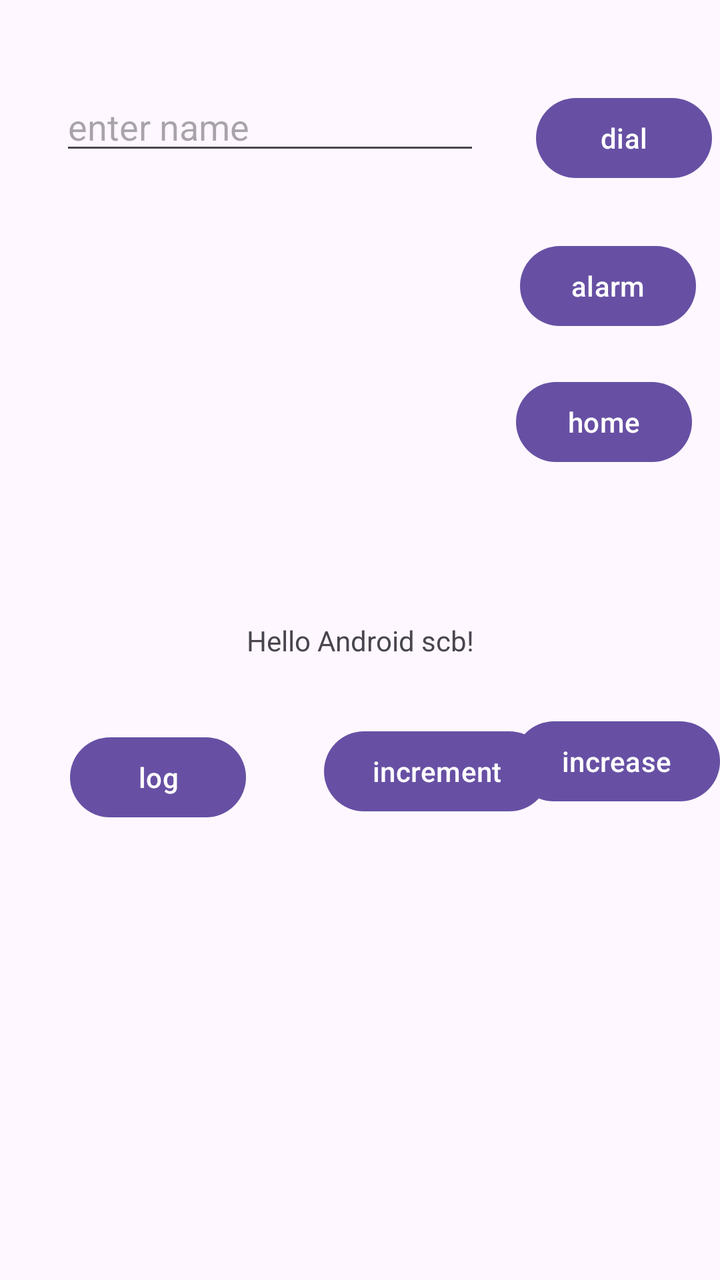
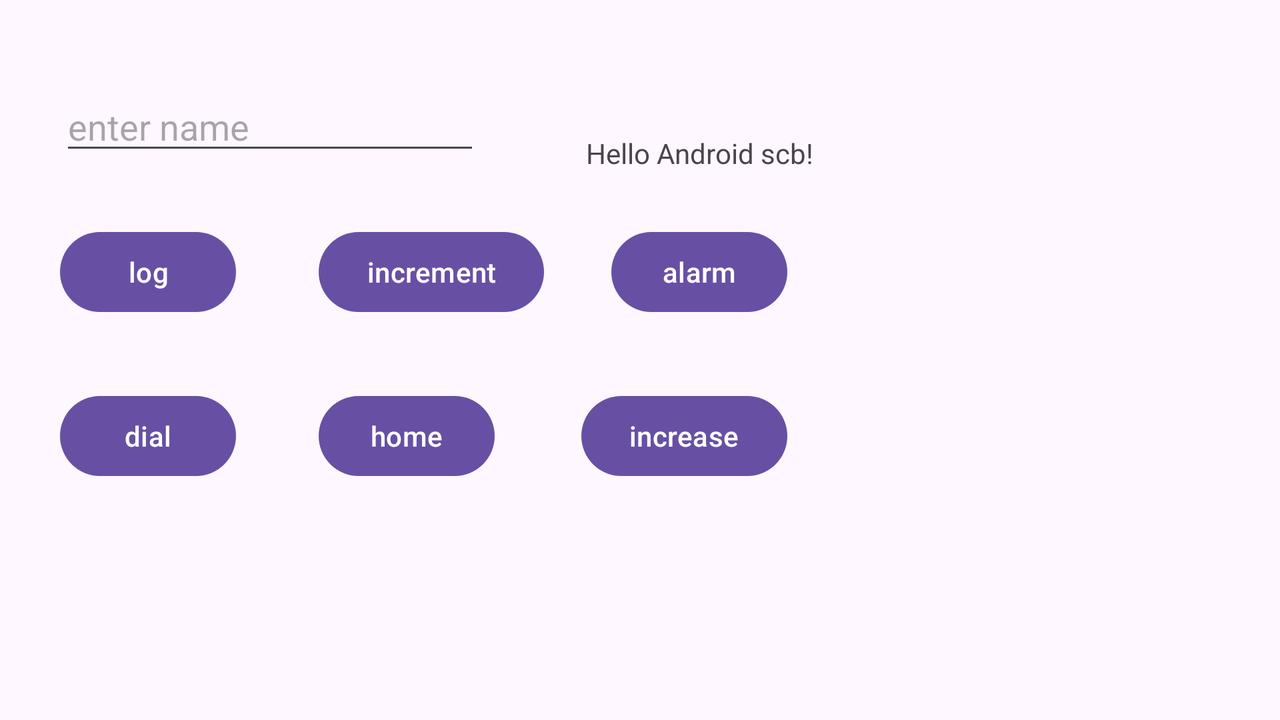

One screen, two layout resources from the same app: the default and the repository's alternative for another configuration. Each is rendered where Android would select it; the XML of both is given below.
<!-- AndroidManifest.xml: application theme Theme.Scb10 -->
<!-- res/layout/activity_main.xml -->
<?xml version="1.0" encoding="utf-8"?>
<androidx.constraintlayout.widget.ConstraintLayout xmlns:android="http://schemas.android.com/apk/res/android"
    xmlns:app="http://schemas.android.com/apk/res-auto"
    xmlns:tools="http://schemas.android.com/tools"
    android:id="@+id/constraintlayout"
    android:layout_width="match_parent"
    android:layout_height="match_parent"
    tools:context=".MainActivity">

    <TextView
        android:id="@+id/tvMain"
        android:layout_width="wrap_content"
        android:layout_height="wrap_content"
        android:text="Hello Android scb!"
        app:layout_constraintBottom_toBottomOf="parent"
        app:layout_constraintEnd_toEndOf="parent"
        app:layout_constraintStart_toStartOf="parent"
        app:layout_constraintTop_toTopOf="parent" />

    <Button
        android:id="@+id/btnInc"
        android:layout_width="wrap_content"
        android:layout_height="wrap_content"
        android:layout_marginStart="162dp"
        android:layout_marginTop="32dp"
        android:onClick="handleClick"
        android:text="increment"
        app:layout_constraintStart_toStartOf="parent"
        app:layout_constraintTop_toBottomOf="@+id/tvMain" />

    <Button
        android:id="@+id/btnLog"
        android:layout_width="wrap_content"
        android:layout_height="wrap_content"
        android:layout_marginStart="35dp"
        android:layout_marginTop="3dp"
        android:text="log"
        app:layout_constraintStart_toStartOf="parent"
        app:layout_constraintTop_toTopOf="@+id/btnInc" />

    <EditText
        android:id="@+id/etName"
        android:layout_width="wrap_content"
        android:layout_height="wrap_content"
        android:layout_marginStart="30dp"
        android:layout_marginTop="41dp"
        android:ems="10"
        android:hint="@string/name"
        android:inputType="text"
        app:layout_constraintStart_toStartOf="parent"
        app:layout_constraintTop_toTopOf="parent" />

    <Button
        android:id="@+id/btnincrease"
        android:layout_width="wrap_content"
        android:layout_height="wrap_content"
        android:layout_marginTop="403dp"
        android:layout_marginBottom="82dp"
        android:text="@string/increase"
        app:layout_constraintBottom_toTopOf="@+id/imageView"
        app:layout_constraintEnd_toEndOf="parent"
        app:layout_constraintTop_toTopOf="parent" />

    <Button
        android:id="@+id/btnDial"
        android:layout_width="wrap_content"
        android:layout_height="wrap_content"
        android:layout_marginTop="45dp"
        android:layout_marginEnd="4dp"
        android:text="dial"
        app:layout_constraintEnd_toEndOf="parent"
        app:layout_constraintTop_toTopOf="parent" />

    <Button
        android:id="@+id/btnAlarm"
        android:layout_width="wrap_content"
        android:layout_height="wrap_content"
        android:layout_marginTop="26dp"
        android:layout_marginEnd="12dp"
        android:text="@string/alarm"
        app:layout_constraintEnd_toEndOf="parent"
        app:layout_constraintTop_toBottomOf="@+id/btnDial" />

    <Button
        android:id="@+id/btnHome"
        android:layout_width="wrap_content"
        android:layout_height="wrap_content"
        android:layout_marginTop="20dp"
        android:layout_marginEnd="14dp"
        android:text="home"
        app:layout_constraintEnd_toEndOf="parent"
        app:layout_constraintTop_toBottomOf="@+id/btnAlarm" />

    <ImageView
        android:id="@+id/imageView"
        android:layout_width="200dp"
        android:layout_height="200dp"
        android:layout_marginEnd="54dp"
        app:layout_constraintBottom_toBottomOf="parent"
        app:layout_constraintEnd_toEndOf="parent"
        app:layout_constraintTop_toBottomOf="@+id/btnincrease"
        app:srcCompat="@drawable/lake" />

</androidx.constraintlayout.widget.ConstraintLayout>
<!-- resources referenced by this layout -->
<resources>
  <string name="alarm">alarm</string>
  <string name="increase">increase</string>
  <string name="name">enter name</string>
  <style name="Theme.Scb10" parent="Base.Theme.Scb10" />
  <style name="Base.Theme.Scb10" parent="Theme.Material3.DayNight.NoActionBar">
          
          
      </style>
</resources>
<!-- res/layout-land/activity_main.xml (the repository's variant of the layout above) -->
<!-- drawn on the phone turned sideways -->
<?xml version="1.0" encoding="utf-8"?>
<androidx.constraintlayout.widget.ConstraintLayout xmlns:android="http://schemas.android.com/apk/res/android"
    xmlns:app="http://schemas.android.com/apk/res-auto"
    xmlns:tools="http://schemas.android.com/tools"
    android:id="@+id/constraintlayout"
    android:layout_width="match_parent"
    android:layout_height="match_parent"
    tools:context=".MainActivity">

    <TextView
        android:id="@+id/tvMain"
        android:layout_width="wrap_content"
        android:layout_height="wrap_content"
        android:layout_marginStart="53dp"
        android:layout_marginTop="67dp"
        android:text="Hello Android scb!"
        app:layout_constraintStart_toEndOf="@+id/etName"
        app:layout_constraintTop_toTopOf="parent" />

    <Button
        android:id="@+id/btnInc"
        android:layout_width="wrap_content"
        android:layout_height="wrap_content"
        android:layout_marginEnd="21dp"
        android:onClick="handleClick"
        android:text="increment"
        app:layout_constraintBaseline_toBaselineOf="@+id/btnAlarm"
        app:layout_constraintEnd_toStartOf="@+id/tvMain" />

    <Button
        android:id="@+id/btnLog"
        android:layout_width="wrap_content"
        android:layout_height="wrap_content"
        android:layout_marginStart="30dp"
        android:text="log"
        app:layout_constraintBaseline_toBaselineOf="@+id/btnInc"
        app:layout_constraintStart_toStartOf="parent" />

    <EditText
        android:id="@+id/etName"
        android:layout_width="wrap_content"
        android:layout_height="wrap_content"
        android:layout_marginStart="30dp"
        android:layout_marginTop="41dp"
        android:ems="10"
        android:hint="@string/name"
        android:inputType="text"
        app:layout_constraintStart_toStartOf="parent"
        app:layout_constraintTop_toTopOf="parent" />

    <Button
        android:id="@+id/btnincrease"
        android:layout_width="wrap_content"
        android:layout_height="wrap_content"
        android:text="@string/increase"
        app:layout_constraintBaseline_toBaselineOf="@+id/btnHome"
        app:layout_constraintEnd_toEndOf="@+id/btnAlarm" />

    <Button
        android:id="@+id/btnDial"
        android:layout_width="wrap_content"
        android:layout_height="wrap_content"
        android:layout_marginStart="30dp"
        android:text="dial"
        app:layout_constraintBaseline_toBaselineOf="@+id/btnHome"
        app:layout_constraintStart_toStartOf="parent" />

    <Button
        android:id="@+id/btnAlarm"
        android:layout_width="wrap_content"
        android:layout_height="wrap_content"
        android:layout_marginTop="26dp"
        android:layout_marginEnd="13dp"
        android:text="@string/alarm"
        app:layout_constraintEnd_toEndOf="@+id/tvMain"
        app:layout_constraintTop_toBottomOf="@+id/tvMain" />

    <Button
        android:id="@+id/btnHome"
        android:layout_width="wrap_content"
        android:layout_height="wrap_content"
        android:layout_marginTop="34dp"
        android:text="home"
        app:layout_constraintStart_toStartOf="@+id/btnInc"
        app:layout_constraintTop_toBottomOf="@+id/btnInc" />



</androidx.constraintlayout.widget.ConstraintLayout>
